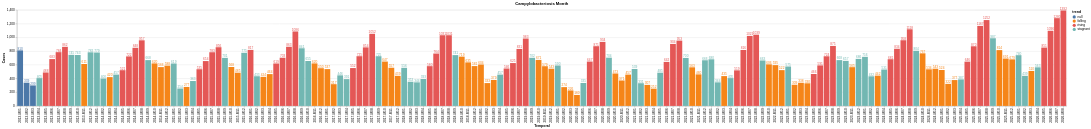

The code cell stored with this chart in its notebook:
### Code cell
#Gruppieren nach Jahren und Werte summieren


bar_month = alt.Chart(data_month).mark_bar().encode(
    x=alt.X("temporal:N", title="Temporal"),
    y=alt.Y("value:Q", title="Cases"),
    color=alt.Color("trend:N")
).properties(
    title="Campylobacteriosis Month"
)

# Textlabels
text = bar_month.mark_text(
    align="center",
    dy=-5,
    size=10
).encode(
    text="value:Q"
)

bar_month = bar_month + text
bar_month

### Figure 1 — Vega-Lite specification as saved in the notebook (floating-point values rounded to 4 significant figures; data arrays with more than 128 entries replaced by an {"elided": "..."} marker saying what was removed)
{"config": {"view": {"continuousWidth": 300, "continuousHeight": 300}}, "layer": [{"mark": {"type": "bar"}, "encoding": {"color": {"field": "trend", "type": "nominal"}, "x": {"field": "temporal", "title": "Temporal", "type": "nominal"}, "y": {"field": "value", "title": "Cases", "type": "quantitative"}}, "title": "Campylobacteriosis Month"}, {"mark": {"type": "text", "align": "center", "dy": -5, "size": 10}, "encoding": {"color": {"field": "trend", "type": "nominal"}, "text": {"field": "value", "type": "quantitative"}, "x": {"field": "temporal", "title": "Temporal", "type": "nominal"}, "y": {"field": "value", "title": "Cases", "type": "quantitative"}}, "title": "Campylobacteriosis Month"}], "data": {"name": "data-cbe77671e1e7bc2f7772396615399264"}, "$schema": "https://vega.github.io/schema/vega-lite/v6.1.0.json", "datasets": {"data-cbe77671e1e7bc2f7772396615399264": {"elided": "164 records"}}}
